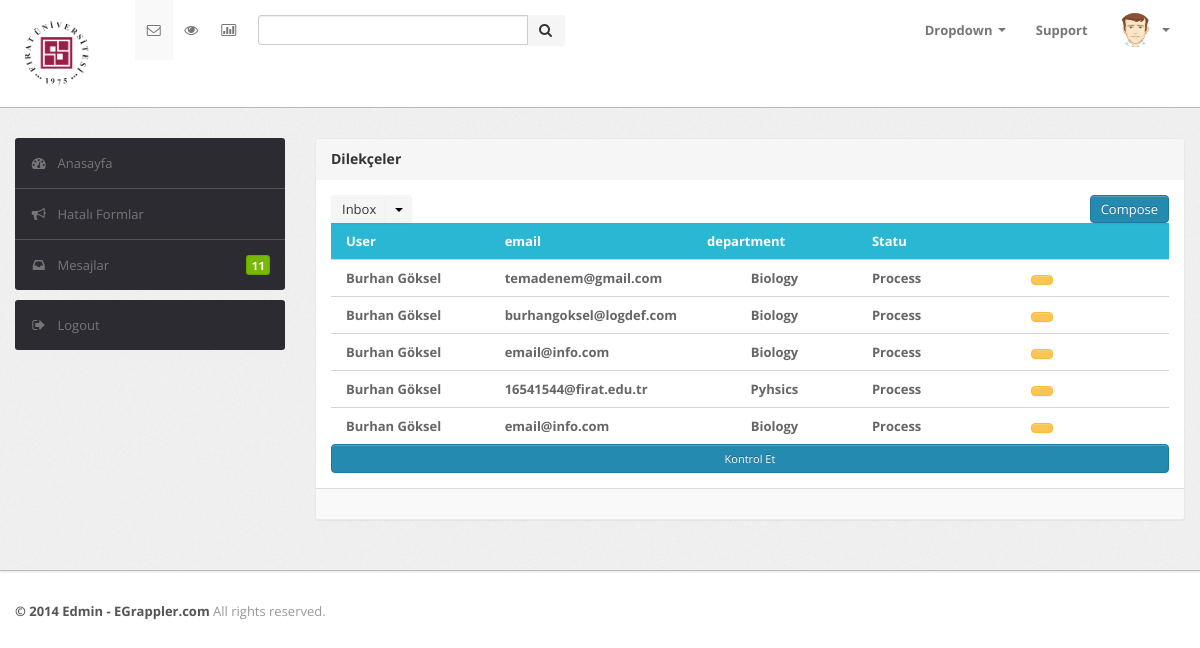
Page /danisman/ on the earlier database version.
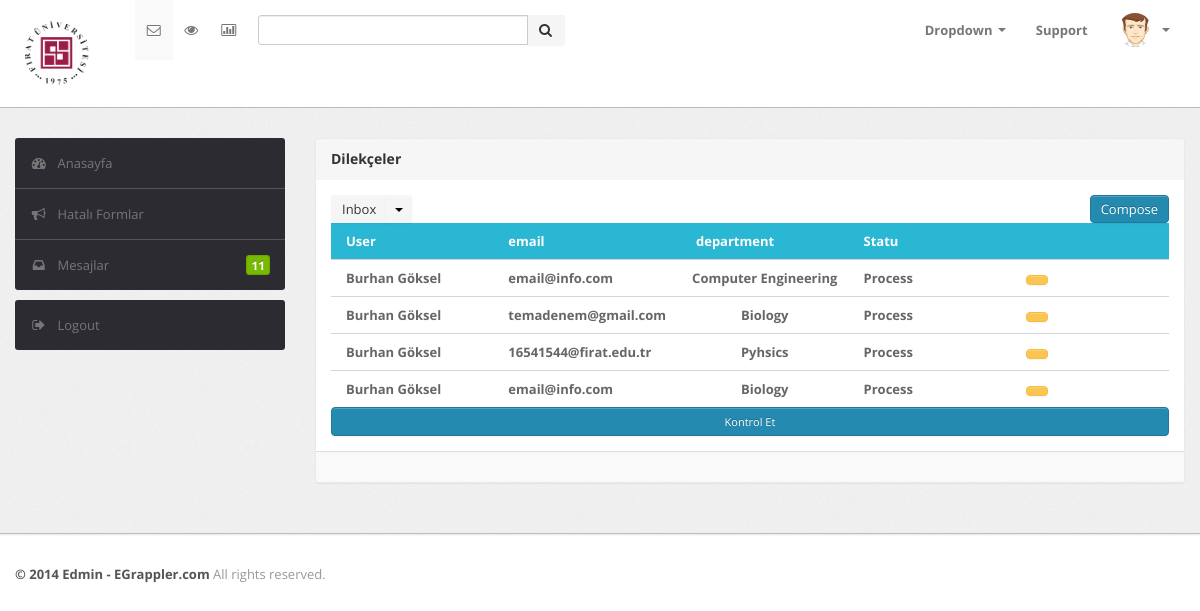
Same page on the later database version.
### petition/models.py (models this page shows, shortened)
class ForeignStudentApplicationForm(models.Model):
    STATUS = (
        ('Process','İşlem Sırasında'),
        ('Mistaken','Hatalı'),
        ('Ensitu','Ensitu İncelemesinde'),
        ('Department','Departman İncelemesinde'),
        ('EnsituDirector','Ensitu Direktörünün İncelemesinde'),
        ('Advisor','Danışman İncelemesinde'),
    )
    user = models.ForeignKey(Student, null=True, blank=True,on_delete=models.CASCADE)
    name = models.CharField(max_length=75)
    surname = models.CharField(max_length=75)
    phonenumber = models.CharField(max_length=35)
    email = models.EmailField()
    department = models.CharField(max_length=100)
    passport = models.FileField()
    graduation_document = models.FileField()
    language_document = models.FileField()
    transcript = models.FileField()
    description = models.TextField(max_length=1000,blank=True)
    status = models.CharField(max_length=100,null=True,choices=STATUS, default=STATUS[0][0])
    date = models.DateTimeField(default=datetime.now ,blank=True )
    object = models.Manager()

class Student(models.Model):
    user = models.OneToOneField(User, null=True, blank=True,on_delete=models.CASCADE)
    student_name = models.CharField(max_length=30,null=True)
    email=models.EmailField(null=True)
    phone=models.CharField(max_length=30,null=True)
    object = models.Manager()
    def __str__(self):
        return self.student_name

### petition/views.py (the view, shortened to what this page needs)
# urls.py: path('danisman/',views.danisman,name="danisman"),
def danisman(request):
    status = "Process"
    petition = ForeignStudentApplicationForm.object.filter(status=status)
    return render(request,'danisman.html',{'categoryies':petition})

### templates/danisman.html (shortened to what the changed rows need)
<!DOCTYPE html>
<html lang="en">
    {% load static %}
<head>
    <head>
        <head>
            <link type="text/css" href="{% static 'bootstrap/css/bootstrap.min.css' %}" rel="stylesheet">
            <link type="text/css" href="{% static 'bootstrap/css/bootstrap-responsive.min.css' %}" rel="stylesheet">
            <link type="text/css" href="{% static 'css/theme.css' %}" rel="stylesheet">
            <link type="text/css" href="{% static 'images/icons/css/font-awesome.css' %}" rel="stylesheet">
        </head>
    </head>
    <body>
        <div class="wrapper">
            <div class="container">
                <div class="row">
                    <div class="span9">
                        <div class="content">
                            <div class="module message">
                                <div class="module-option clearfix">
                                    <form action=""  method="POST">
                                        <div class="module-body table">
                                            <table class="table table-message">
                                                <tbody>
                                                    {% for category in categoryies %}
                                                    <tr class="unread" >
                                                        <td class="cell-author hidden-phone hidden-tablet">
                                                            {{category.user}}
                                                        </td>
                                                        <td class="cell-author hidden-phone hidden-tablet">
                                                            {{category.email}}
                                                        </td>
                                                        <td class="cell-icon hidden-phone hidden-tablet">
                                                            {{category.department}}
                                                        </td>
                                                        <td class="cell-author hidden-phone hidden-tablet">
                                                            {{category.status}}
                                                        </td>
                                                        <td class="cell-author hidden-phone hidden-tablet" >
                                                            <a class="btn btn-warning" href="{% url 'petitionShow' category.id %}" role="button"></a>
                                                        </td>
                                                    </tr>
                                                    {% endfor %}
                                                </tbody>
                                            </table>
                                        </div>
                                    </form>
                                </div>
                            </div>
                        </div>
                    </div>
                </div>
            </div>
        </div>
    </body>

Differences in the rows shown:
no longer on this page (row edited): ForeignStudentApplicationForm: user "Burhan Göksel", email "burhangoksel@logdef.com", department "Biology", status "Process"
no longer on this page (row edited): ForeignStudentApplicationForm: user "Burhan Göksel", email "email@info.com", department "Biology", status "Process"
now on this page (row edited): ForeignStudentApplicationForm: user "Burhan Göksel", email "email@info.com", department "Computer Engineering", status "Process"
